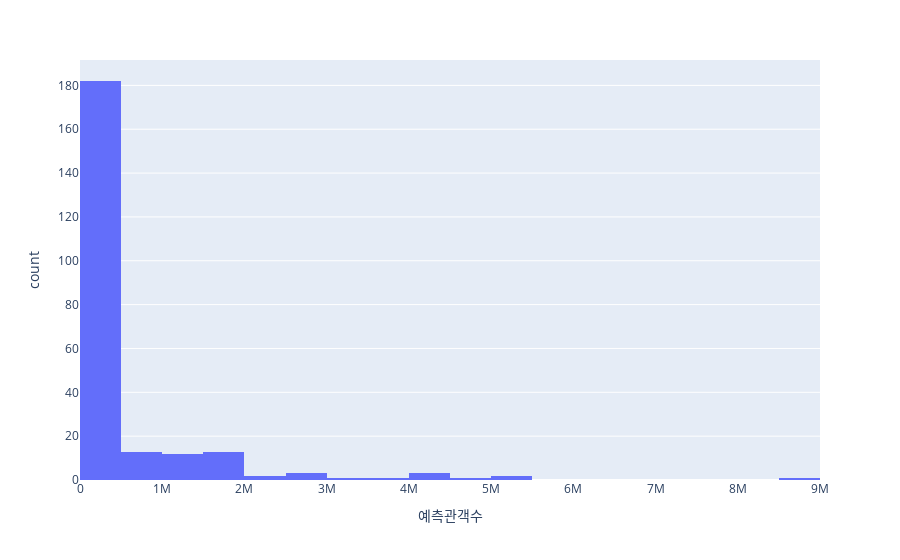

This figure's notebook cell:
### Code cell
fig = px.histogram(movie_predict, x='예측관객수')
fig.show()

### Figure 1 — Plotly figure (JSON) as saved in the notebook; plotly's stock layout.template omitted (floating-point values rounded to 4 significant figures; data arrays with more than 128 entries replaced by an {"elided": "..."} marker saying what was removed)
{"data": [{"alignmentgroup": "True", "bingroup": "x", "hovertemplate": "예측관객수=%{x}<br>count=%{y}<extra></extra>", "legendgroup": "", "marker": {"color": "#636efa", "pattern": {"shape": ""}}, "name": "", "offsetgroup": "", "orientation": "v", "showlegend": false, "type": "histogram", "x": {"elided": "234 int values"}, "xaxis": "x", "yaxis": "y"}], "layout": {"barmode": "relative", "legend": {"tracegroupgap": 0}, "margin": {"t": 60}, "xaxis": {"anchor": "y", "domain": [0, 1], "title": {"text": "예측관객수"}}, "yaxis": {"anchor": "x", "domain": [0, 1], "title": {"text": "count"}}}}
